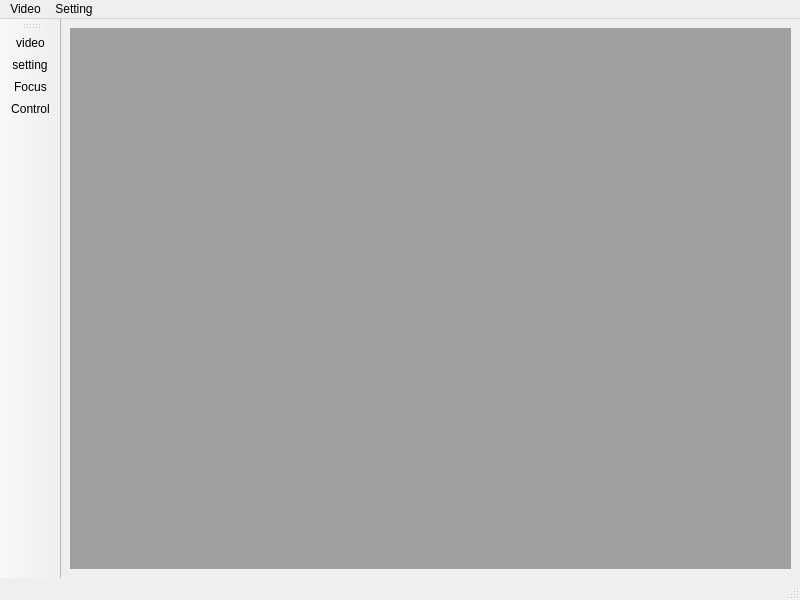
<?xml version="1.0" encoding="UTF-8"?>
<ui version="4.0">
 <class>MainWindow</class>
 <widget class="QMainWindow" name="MainWindow">
  <property name="geometry">
   <rect>
    <x>0</x>
    <y>0</y>
    <width>800</width>
    <height>600</height>
   </rect>
  </property>
  <property name="windowTitle">
   <string>MainWindow</string>
  </property>
  <property name="styleSheet">
   <string notr="true"/>
  </property>
  <widget class="QWidget" name="centralwidget">
   <layout class="QHBoxLayout" name="horizontalLayout">
    <item>
     <widget class="QMdiArea" name="mdiArea">
      <property name="styleSheet">
       <string notr="true"/>
      </property>
      <property name="viewMode">
       <enum>QMdiArea::TabbedView</enum>
      </property>
     </widget>
    </item>
   </layout>
  </widget>
  <widget class="QStatusBar" name="statusbar"/>
  <widget class="QToolBar" name="toolBar">
   <property name="windowTitle">
    <string>toolBar</string>
   </property>
   <property name="iconSize">
    <size>
     <width>35</width>
     <height>35</height>
    </size>
   </property>
   <attribute name="toolBarArea">
    <enum>LeftToolBarArea</enum>
   </attribute>
   <attribute name="toolBarBreak">
    <bool>false</bool>
   </attribute>
   <addaction name="actionvideo"/>
   <addaction name="actionsetting"/>
   <addaction name="actionFocus"/>
   <addaction name="actionControl"/>
  </widget>
  <widget class="QMenuBar" name="menubar">
   <property name="geometry">
    <rect>
     <x>0</x>
     <y>0</y>
     <width>800</width>
     <height>21</height>
    </rect>
   </property>
   <widget class="QMenu" name="menuVideo">
    <property name="title">
     <string>Video</string>
    </property>
    <addaction name="actionShow"/>
    <addaction name="actionPause"/>
   </widget>
   <widget class="QMenu" name="menuSetting">
    <property name="title">
     <string>Setting</string>
    </property>
    <addaction name="actionIP_Address"/>
    <addaction name="actionResolution"/>
    <addaction name="actionBrightness"/>
   </widget>
   <addaction name="menuVideo"/>
   <addaction name="menuSetting"/>
  </widget>
  <action name="actionShow">
   <property name="text">
    <string>Show</string>
   </property>
  </action>
  <action name="actionPause">
   <property name="text">
    <string>Pause</string>
   </property>
  </action>
  <action name="actionIP_Address">
   <property name="text">
    <string>IP Address</string>
   </property>
  </action>
  <action name="actionResolution">
   <property name="text">
    <string>Resolution</string>
   </property>
  </action>
  <action name="actionBrightness">
   <property name="text">
    <string>Brightness</string>
   </property>
  </action>
  <action name="actionSeungchul">
   <property name="text">
    <string>Seungchul</string>
   </property>
  </action>
  <action name="actionvideo">
   <property name="icon">
    <iconset resource="icon.qrc">
     <normaloff>:/new/prefix1/resources/video.png</normaloff>:/new/prefix1/resources/video.png</iconset>
   </property>
   <property name="text">
    <string>video</string>
   </property>
  </action>
  <action name="actionsetting">
   <property name="icon">
    <iconset resource="icon.qrc">
     <normaloff>:/new/prefix1/resources/setting.png</normaloff>:/new/prefix1/resources/setting.png</iconset>
   </property>
   <property name="text">
    <string>setting</string>
   </property>
  </action>
  <action name="actionFocus">
   <property name="icon">
    <iconset resource="icon.qrc">
     <normaloff>:/new/prefix1/resources/search.png</normaloff>:/new/prefix1/resources/search.png</iconset>
   </property>
   <property name="text">
    <string>Focus</string>
   </property>
  </action>
  <action name="actionControl">
   <property name="icon">
    <iconset resource="icon.qrc">
     <normaloff>:/new/prefix1/resources/rc.png</normaloff>:/new/prefix1/resources/rc.png</iconset>
   </property>
   <property name="text">
    <string>Control</string>
   </property>
  </action>
 </widget>
 <resources>
  <include location="icon.qrc"/>
 </resources>
 <connections/>
</ui>
